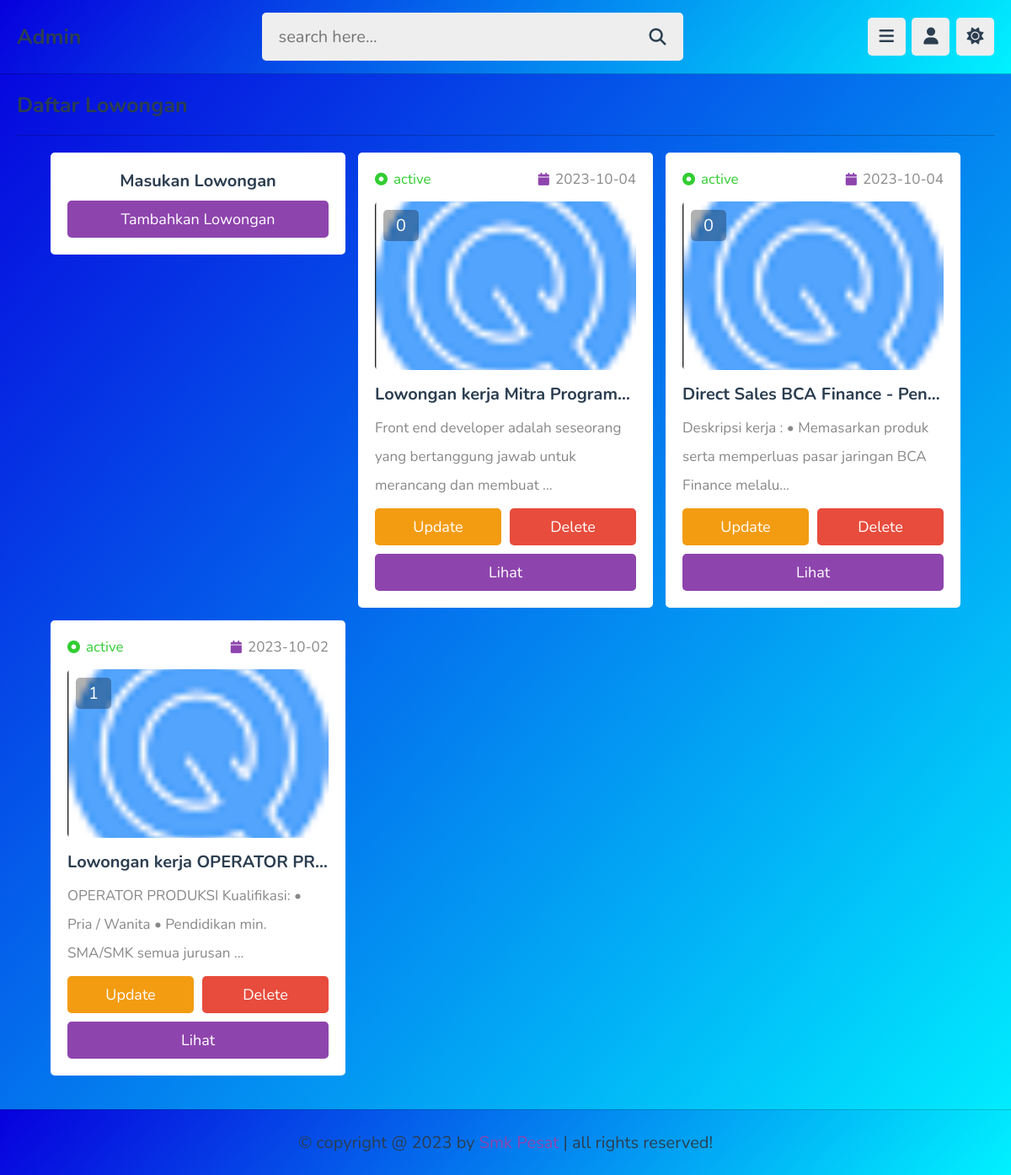
Screenshot of /admin/playlists.php (signed in) with the database file from the repository.
### tables this page shows
CREATE TABLE `playlist` (
  `id` varchar(20) NOT NULL,
  `tutor_id` varchar(20) NOT NULL,
  `title` varchar(100) NOT NULL,
  `link` varchar(255) NOT NULL,
  `tema` varchar(255) NOT NULL,
  `description` varchar(1000) NOT NULL,
  `thumb` varchar(100) NOT NULL,
  `date` date NOT NULL DEFAULT current_timestamp(),
  `status` varchar(20) NOT NULL DEFAULT 'deactive'
);

### admin/playlists.php (the view, shortened to what this page needs)
<link rel="stylesheet" href="css/admin.css">
<?php
include '../components/connect.php';
if(isset($_COOKIE['tutor_id'])){
   $tutor_id = $_COOKIE['tutor_id'];
}else{
   $tutor_id = '';
   header('location:login.php');
}
?>
<!DOCTYPE html>
<html lang="en">
<head>
   <link rel="stylesheet" href="https://cdnjs.cloudflare.com/ajax/libs/font-awesome/6.2.0/css/all.min.css">
   <link rel="stylesheet" href="../css/admin_style.css">
</head>
<body>
<?php include '../components/admin_header.php'; ?>
<section class="playlists">
   <h1 class="heading">Daftar Lowongan</h1>
   <div class="box-container">
      <div class="box" style="text-align: center;">
         <h3 class="title" style="margin-bottom: .5rem;">Masukan Lowongan</h3>
         <a href="add_playlist.php" class="btn">Tambahkan Lowongan</a>
      </div>
      <?php
         $select_playlist = $conn->prepare("SELECT * FROM `playlist` WHERE tutor_id = ? ORDER BY date DESC");
         $select_playlist->execute([$tutor_id]);
         if($select_playlist->rowCount() > 0){
         while($fetch_playlist = $select_playlist->fetch(PDO::FETCH_ASSOC)){
            $playlist_id = $fetch_playlist['id'];
            $count_videos = $conn->prepare("SELECT * FROM `content` WHERE playlist_id = ?");
            $count_videos->execute([$playlist_id]);
            $total_videos = $count_videos->rowCount();
      ?>
      <div class="box">
         <div class="flex">
            <div><i class="fas fa-circle-dot" style="<?php if($fetch_playlist['status'] == 'active'){echo 'color:limegreen'; }else{echo 'color:red';} ?>"></i><span style="<?php if($fetch_playlist['status'] == 'active'){echo 'color:limegreen'; }else{echo 'color:red';} ?>"><?= $fetch_playlist['status']; ?></span></div>
            <div><i class="fas fa-calendar"></i><span><?= $fetch_playlist['date']; ?></span></div>
         </div>
         <div class="thumb">
            <span><?= $total_videos; ?></span>
            <img src="../uploaded_files/<?= $fetch_playlist['thumb']; ?>" alt="">
         </div>
         <h3 class="title"><?= $fetch_playlist['title']; ?></h3>
         <p class="description"><?= $fetch_playlist['description']; ?></p>
         <form action="" method="post" class="flex-btn">
            <a href="update_playlist.php?get_id=<?= $playlist_id; ?>" class="option-btn">update</a>
            <input type="submit" value="delete" class="delete-btn" onclick="return confirm('delete this playlist?');" name="delete">
         </form>
         <a href="view_playlist.php?get_id=<?= $playlist_id; ?>" class="btn">Lihat</a>
      </div>
      <?php
         }
      }else{
         echo '<p class="empty">no playlist added yet!</p>';
      }
      ?>
   </div>
</section>
<?php include '../components/footer.php'; ?>
</body>
</html>

### css/admin.css (style rules this page uses)
body { background-image: url(https://smkpesat.sch.id/wp-content/uploads/2020/06/BG-HomePage-High.png); background-image: linear-gradient(130deg, #0700dd 0%, #00f2ff 100%); }

### css/admin_style.css (style rules this page uses)
:root { --main-color:#8e44ad; --red:#e74c3c; --oragen:#f39c12; --white:#fff; --black:#2c3e50; --light-color:#888; --light-bg:#eee; --border:.1rem solid rgba(0,0,0,.2); }
* { font-family: 'Nunito', sans-serif; margin: 0; padding: 0; box-sizing: border-box; outline: none; border: none; text-decoration: none; }
html { font-size: 62.5%; overflow-x: hidden; }
body { background-color: var(--light-bg); padding-left: 30rem; }
section { padding:2rem; max-width: 1200px; margin: 0 auto; }
.btn, .option-btn, .delete-btn, .inline-btn, .inline-option-btn, .inline-delete-btn { border-radius: .5rem; padding: 1rem 3rem; font-size: 1.8rem; color: #fff; margin-top: 1rem; text-transform: capitalize; cursor: pointer; text-align: center; }
.btn, .option-btn, .delete-btn { display: block; width: 100%; }
.btn, .inline-btn { background-color: var(--main-color); }
.option-btn, .inline-option-btn { background-color: var(--oragen); }
.delete-btn, .inline-delete-btn { background-color: var(--red); }
.flex-btn { display:flex; gap: 1rem; }
.heading { padding-bottom: 1.8rem; border-bottom: var(--border); font-size: 2.5rem; color: var(--black); text-transform: capitalize; margin-bottom: 2rem; }
.playlists .box-container { display: grid; grid-template-columns: repeat(auto-fit, 35rem); align-items: flex-start; justify-content: center; gap: 1.5rem; }
.playlists .box-container .box { background-color: var(--white); border-radius: .5rem; padding: 2rem; overflow-x:hidden; }
.playlists .box-container .box .thumb { height: 20rem; position: relative; margin: 1.5rem 0; }
.playlists .box-container .box .flex { display: flex; align-items: center; gap: 1.5rem; justify-content: space-between; }
.playlists .box-container .box .flex i { font-size: 1.5rem; color: var(--main-color); margin-right:.7rem; }
.playlists .box-container .box .flex span { color: var(--light-color); font-size: 1.7rem; }
.playlists .box-container .box .thumb img { height: 100%; width: 100%; object-fit: cover; border-radius: .5rem; }
.playlists .box-container .box .thumb span { background-color: rgba(0,0,0,.3); color: #fff; border-radius: .5rem; position: absolute; top: 1rem; left: 1rem; padding: .5rem 1.5rem; font-size: 2rem; }
.playlists .box-container .box .title { font-size: 2rem; color: var(--black); margin-bottom: 1rem; text-overflow: ellipsis; white-space: nowrap; overflow-x:hidden; }
.playlists .box-container .box .description { line-height: 2; font-size: 1.7rem; color: var(--light-color); }
.playlists .box-container .box .description::after { content: '...'; }
@media (max-width:1200px) { body { padding-left: 0; } }

### admin/playlists.php (style rules this page uses)
body { background-image: url(https://smkpesat.sch.id/wp-content/uploads/2020/06/BG-HomePage-High.png); background-image: linear-gradient(130deg, #0700dd 0%, #00f2ff 100%); }

### rows the page displays
playlist: status "active", date "2023-10-04", total_videos "0", thumb (picture), title "Lowongan kerja Mitra Program…", description "Front end developer adalah seseorang yang bertanggung jawab untuk merancang dan membuat"
playlist: status "active", date "2023-10-04", total_videos "0", thumb (picture), title "Direct Sales BCA Finance - Pen…", description "Deskripsi kerja : • Memasarkan produk serta memperluas pasar jaringan BCA Finance melalu"
playlist: status "active", date "2023-10-02", total_videos "1", thumb (picture), title "Lowongan kerja OPERATOR PR…", description "OPERATOR PRODUKSI Kualifikasi: • Pria / Wanita • Pendidikan min. SMA/SMK semua jurusan"
